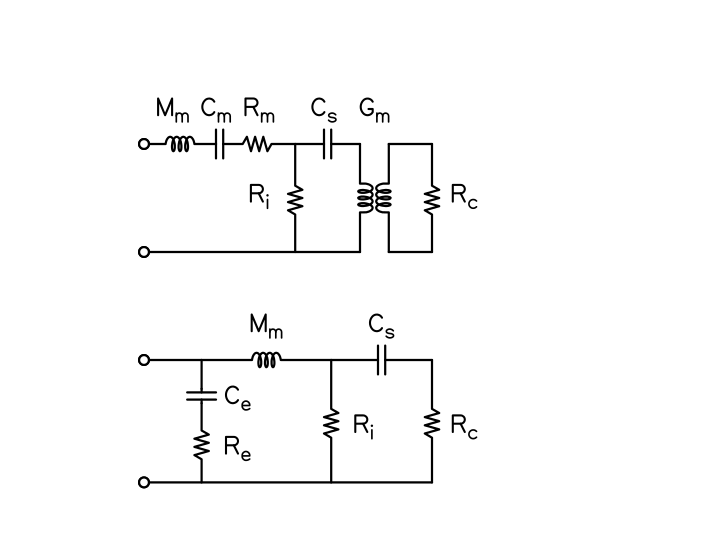

The gnuplot source for this figure:
; me_circuit.plt - middle-ear analog circuits
;
axlwt=0 : annlwt=0 : head=0
xllc=0 : yllc=0
xlen=10.5 : ylen=8
xmax=10.5 : ymax=8
mhal=c : mval=b : msgsiz=1
;
;----------------------- circuit elements ----------------
;
; terminals
%define term ; <x1> <y1> <x2> <y2>
pltlwt=1 : pltype=symbols : symsiz=0.7
($1) ($2)
($3) ($2)
plot
($1) ($4)
($3) ($4)
plot
%%
; wires
%define wire ; <x1> <y1> <x2> <y2>
pltlwt=1 : pltype=line
($1) ($2)
($3) ($4)
plot
%%
;
;----------------------- vertical circuit elements ----------------
;
; resistor - vertical
%define vres ; <x1> <y1> <y2> <width> <height>
pltlwt=1 : pltype=line
_dy=($5)/7 : _dx=($4)/2
_x1=$1+_dx : _x2=$1-_dx
_y1=($2+$3-$5-_dy)/2 : _y2=($2+$3+$5-_dy)/2
($1)      ($2)
($1)      (_y1)
(_x2) (_y1+_dy*1)
(_x1) (_y1+_dy*2)
(_x2) (_y1+_dy*3)
(_x1) (_y1+_dy*4)
(_x2) (_y1+_dy*5)
(_x1) (_y1+_dy*6)
($1)      (_y2)
($1)      ($3)
plot
%%; inductor - vertical
%define vind ; <x1> <y1> <y2> <width> <height>
pltlwt=1 : pltype=line
_y1=($2+$3-$5)/2 : _y2=($2+$3+$5)/2
($1) ($2)
($1) (_y1)
rx=($4)/2 : ry=($4)/5 : _dy=($5-2*ry) : ndat=400 : tph=3.1415927*7
xdata=$$1+rx*sin(tph*(($$0-1)/(ndata+1)))
ydata=$$2-ry*cos(tph*(($$0-1)/(ndata+1)))+ry+_dy*(($$0-1)/(ndata+1))
($1) (_y1)
ndata=1 : xdata= : ydata=
($1) (_y2)
($1) ($3)
plot
%%
; capacitor - vertical
%define vcap ; <x1> <y1> <y2> <width> <height>
pltlwt=1 : pltype=line
_x1=($1-$4/2)    : _x2=($1+$4/2) 
_y1=($2+$3-$5)/2 : _y2=($2+$3+$5)/2
($1)  ($2)
($1)  (_y1)
plot
(_x1) (_y1)
(_x2) (_y1)
plot
(_x1) (_y2)
(_x2) (_y2)
plot
($1)  (_y2)
($1)  ($3)
plot
%%
%%; inductor - vertical
%define vind ; <x1> <y1> <y2> <width> <height>
pltlwt=1 : pltype=line
_y1=($2+$3-$5)/2 : _y2=($2+$3+$5)/2
($1) ($2)
($1) (_y1)
rx=($4)/2 : ry=($4)/5 : _dy=($5-2*ry) : ndat=400 : tph=3.1415927*7
xdata=$$1+rx*sin(tph*(($$0-1)/(ndata+1)))
ydata=$$2-ry*cos(tph*(($$0-1)/(ndata+1)))+ry+_dy*(($$0-1)/(ndata+1))
($1) (_y1)
ndata=1 : xdata= : ydata=
($1) (_y2)
($1) ($3)
plot
%%
%%; transfmormer - vertical
%define vtrn ; <x1> <x2> <y1> <y2> <width> <height>
pltlwt=1 : pltype=line
rx=($5)/2 : ry=($5)/5 : _dy=($6-2*ry) : tph=6.2832*3.5
_x1=($1) : _y1=($3+$4-$6)/2 : _y2=($3+$4+$6)/2 : _dx=($2-$1-$5*5/4)/2
(_x1) ($3)
(_x1) (_y1)
ndata=400
xdata=$$1+rx*sin(tph*(($$0-1)/(ndata+1)))
ydata=$$2-ry*cos(tph*(($$0-1)/(ndata+1)))+ry+_dy*(($$0-1)/(ndata+1))
(_x1+_dx) (_y1)
ndata=1 : xdata= : ydata=
(_x1) (_y2)
(_x1) ($4)
plot
_x1=($2) : _y1=($3+$4-$6)/2 : _y2=($3+$4+$6)/2
(_x1) ($3)
(_x1) (_y1)
ndata=400
xdata=$$1-rx*sin(tph*(($$0-1)/(ndata+1)))
ydata=$$2-ry*cos(tph*(($$0-1)/(ndata+1)))+ry+_dy*(($$0-1)/(ndata+1))
(_x1-_dx) (_y1)
ndata=1 : xdata= : ydata=
(_x1) (_y2)
(_x1) ($4)
plot
%%
; transmission line - vertical
%define htln ; <x1> <y1> <x2> <y2>
pltlwt=2 : pltype=line
($1) ($2)
($1) ($4)
plot
($3) ($2)
($3) ($4)
plot
pltlwt=1 : pltype=symbols : symsiz=0.7
($1) ($2)
($1) ($4)
plot
($3) ($2)
($3) ($4)
plot
%%
;
;----------------------- horizontal circuit elements ----------------
;
; resistor - horizontal
%define hres ; <x1> <x2> <y1> <width> <height>
pltlwt=1 : pltype=line
_dx=($4)/7 : _dy=($5)/2
_x1=($1+$2-$4-_dx)/2 : _x2=($1+$2+$4-_dx)/2
_y1=($3-_dy) : _y2=($3+_dy)
($1)        ($3) 
(_x1)       ($3)
(_x1)       ($3)    
(_x1+_dx*1) (_y2) 
(_x1+_dx*2) (_y1) 
(_x1+_dx*3) (_y2) 
(_x1+_dx*4) (_y1) 
(_x1+_dx*5) (_y2) 
(_x1+_dx*6) (_y1) 
(_x2)       ($3)
($2)        ($3) 
plot
%%
; capacitor - horizontal
%define hcap ; <x1> <x2> <y1> <width> <height>
pltlwt=1 : pltype=line
_x1=($1+$2-$4)/2 : _x2=($1+$2+$4)/2
_y1=($3-$5/2) : _y2=($3+$5/2)
($1)  ($3) 
(_x1) ($3)
plot
(_x1) (_y1)
(_x1) (_y2)
plot
(_x2) (_y1)
(_x2) (_y2)
plot
(_x2) ($3)
($2)  ($3) 
plot
%%
; inductor - horizontal
%define hind ; <x1> <x2> <y1> <width> <height>
pltlwt=1 : pltype=line
_x1=($1+$2-$4)/2 : _x2=($1+$2+$4)/2 
($2)  ($3) 
(_x2) ($3)
rx=($5)/5 : ry=($5)/2 : _dx=($4-2*rx) : ndat=400 : tph=6.2832*3.5
xdata=rx*cos(tph*(($$0-1)/(ndata+1)))+$$1-rx-_dx*(($$0-1)/(ndata+1))
ydata=ry*sin(tph*(($$0-1)/(ndata+1)))+$$2
(_x2) ($3)
ndata=1 : xdata= : ydata=
(_x1) ($3)
($1)  ($3) 
plot
%%
; transmission line - horizontal
%define htln ; <x1> <y1> <x2> <y2>
pltlwt=2 : pltype=line
($1) ($2)
($3) ($2)
plot
($1) ($4)
($3) ($4)
plot
pltlwt=1 : pltype=symbols : symsiz=0.7
($1) ($2)
($3) ($2)
plot
($1) ($4)
($3) ($4)
plot
%%
;
;---------------- 7 parameter middle-ear model --------------------
;
%wire 2.0 4.5 5.0 4.5
%wire 5.4 4.5 6.0 4.5
%wire 5.4 6.0 6.0 6.0
%hind 2.0 3.0 6.0 0.4 0.2
%hcap 3.0 3.1 6.0 0.1 0.4
%hres 3.1 4.1 6.0 0.4 0.2
%vres 4.1 4.5 6.0 0.2 0.4
%hcap 4.1 5.0 6.0 0.1 0.4
%vtrn 5.0 5.4 4.5 6.0 0.2 0.4
%vres 6.0 4.5 6.0 0.2 0.4
%term 2.0 4.5 2.0 6.0
;
2.4  6.4 "M[m]"
3.0  6.4 "C[m]"
3.6  6.4 "R[m]"
4.5  6.4 "C[s]"
5.2  6.4 "G[m]"
3.6  5.2 "R[i]"
6.45 5.2 "R[c]"
;
;---------------- 6 parameter middle-ear model --------------------
;
%wire 2.0 1.3 6.0 1.3
%wire 2.0 3.0 2.8 3.0
%wire 2.8 2.6 2.8 3.0
%vcap 2.8 2.4 2.6 0.4 0.1
%vres 2.8 1.3 2.4 0.2 0.4
%hind 2.8 4.6 3.0 0.4 0.2
%vres 4.6 1.3 3.0 0.2 0.4
%hcap 4.6 6.0 3.0 0.1 0.4
%vres 6.0 1.3 3.0 0.2 0.4
%term 2.0 1.3 2.0 3.0
;
3.3  2.4 "C[e]"
3.3  1.7 "R[e]"
3.7  3.4 "M[m]"
5.3  3.4 "C[s]"
5.05 2.0 "R[i]"
6.45 2.0 "R[c]"
